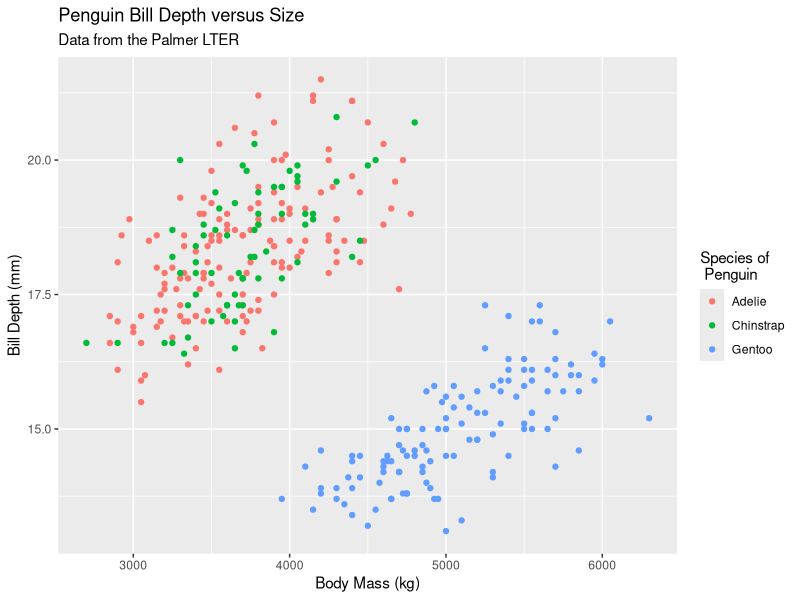

This chart was generated by the following R code:
### Penguin analysis 

### This data from Allison Horst (https://github.com/allisonhorst) 

#install.packages("palmerpenguins")

library(palmerpenguins)
library(ggplot2)

data(package = 'palmerpenguins')

#head(penguins)

#### visualization #####
pen_mass_depth <- ggplot(data = penguins, mapping = aes(x  = body_mass_g,  y = bill_depth_mm, color = species)) + geom_point()

pen_mass_depth <- pen_mass_depth +
  labs(title = "Penguin Bill Depth versus Size",
       subtitle = "Data from the Palmer LTER",
       x = "Body Mass (kg)",
       y = "Bill Depth (mm)",
       color = "Species of\n Penguin")
pen_mass_depth
